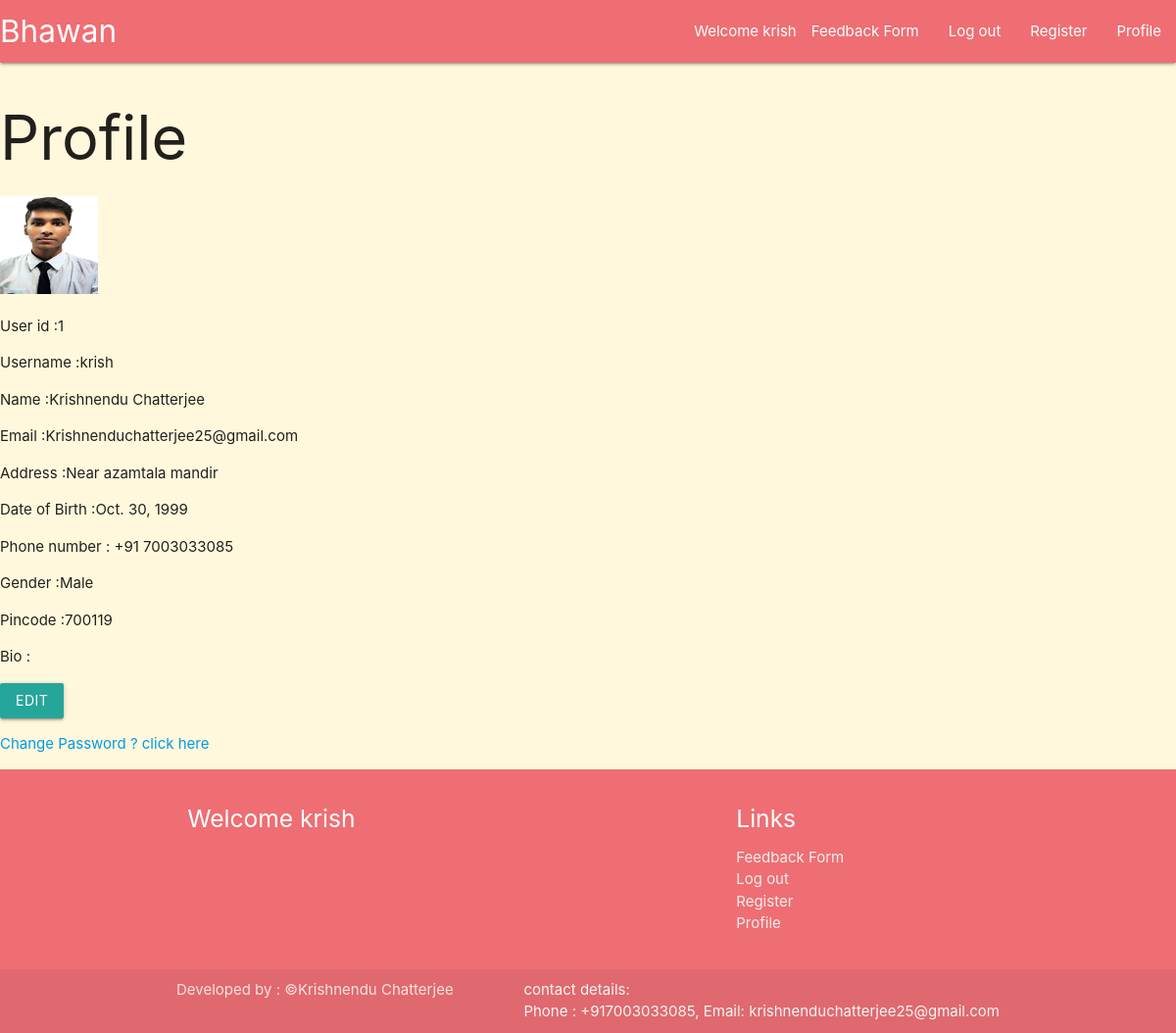
Screenshot of /krish/ (signed in) with the database file from the repository.
### apps/models.py (models this page shows)
class user(models.Model):
    first_name = models.CharField(max_length=100)
    last_name = models.CharField(max_length=100)
    email = models.CharField(max_length=100)
    country_code = models.CharField(max_length=5 , default='+91')
    phone_number = models.IntegerField(default=0)
    dob=models.DateField(default=datetime(1900,1,1))
    sex = models.CharField(max_length=10)
    bio = models.CharField(max_length=500)
    address = models.CharField(max_length=500)
    pincode = models.IntegerField(default=0)
    image = models.ImageField(upload_to='pics')

### apps/views.py (the view)
# urls.py: path('<str:username>/',views.profile, name='profile'),
def profile(req,username):
    if not req.user.is_authenticated:
        print('NOT Authenticated')
        return redirect('%s?next=%s' % (settings.LOGIN_URL, req.path))
    print('Authenticated')
    try:
        ob1={'user' : user.objects.get(id=User.objects.get(username=username).id)}
        ob1.update(navbar(req))
        ob2={ 'feedback' : {'name' : 'Feedback Form', 'url' : '/'+username+'/feedback'} }
        ob3={ 'username' : username }
        ob1.update(ob2)
        ob1.update(ob3)
        return render(req,'userinfo.html',ob1)
    except:
        return redirect('/'+username+'/edit')

### apps/views.py (called while the page is built)
def navbar(req):
    log='Log in'
    url='login'
    username='login'
    name='Krishnendu Chatterjee'
    phone_number='+917003033085'
    email='krishnenduchatterjee25@gmail.com'
    welcome=''
    if req.user.is_authenticated:
        log='Log out'
        url='logout'
        username=req.user.username
        welcome='Welcome '+username
    nav={ 'profile' : { 'name' : 'Profile' , 'url' : username , 'welcome' : welcome },
    'log' : { 'name' : log , 'url' : url},
    'register' : {'name' : 'Register' , 'url' : 'register'},
    'copyright' : { 'name' : name , 'phone_number' : phone_number , 'email' : email ,}
    }
    return nav

### templates/userinfo.html
{% extends 'base.html' %}
{% block content %}
    <h1>Profile</h1>
    <img src="{{user.image.url}}" alt="" style="width:100px;height:100px;" >
    <p>User id :{{user.id}} <br></p>
    <p>Username :{{username}} <br></p>
    <p>Name :{{user.first_name}} {{user.last_name}} <br></p>
    <p>Email :{{user.email}} <br></p>
    <p>Address :{{user.address}} <br></p>
    <p>Date of Birth :{{user.dob}} <br></p>
    <p>Phone number : {{user.country_code}} {{user.phone_number}} <br></p>
    <p>Gender :{{user.sex}} <br></p>
    <p>Pincode :{{user.pincode}} <br></p>
    <p>Bio : {{user.bio}} <br></p>
    <p><a class="waves-effect waves-light btn" href="./edit">edit</a></p>
    <a class="" href="/password_change">Change Password ? click here</a>
 {% endblock %}

### templates/base.html (shortened to what this page needs)
<!DOCTYPE html>
<html lang="en">
<head>
    <link rel="stylesheet" href="https://cdnjs.cloudflare.com/ajax/libs/materialize/1.0.0/css/materialize.min.css">
    <nav>
        <div class="nav-wrapper">
          <a href="/" class="brand-logo">Bhawan</a>
          <ul id="nav-mobile" class="right hide-on-med-and-down">
            <li>{{ profile.welcome }}</li>
            <li><a href="{{feedback.url}}">{{ feedback.name }}</a></li>
            <li><a href="/{{log.url}}">{{log.name }}</a></li>
            <li><a href="/{{register.url}}">{{ register.name }}</a></li>
            <li><a href="/{{profile.url}}">{{ profile.name }}</a></li>
          </ul>
        </div>
      </nav>
</head>
<body bgcolor="Cornsilk">
    {% block content %}
    {% endblock %}
</body>
<footer class="page-footer">
    <div class="container">
      <div class="row">
        <div class="col l6 s12">
          <h5 class="white-text"> {{ profile.welcome }} </h5>
        </div>
        <div class="col l4 offset-l2 s12">
          <h5 class="white-text">Links</h5>
          <ul>
             <li><a  class="grey-text text-lighten-3"  href="{{feedback.url}}">{{ feedback.name }}</a></li>
            <li><a  class="grey-text text-lighten-3" href="/{{log.url}}">{{log.name }}</a></li>
            <li><a  class="grey-text text-lighten-3" href="/{{register.url}}">{{ register.name }}</a></li>
            <li><a  class="grey-text text-lighten-3" href="/{{profile.url}}">{{ profile.name }}</a></li>
        </div>
      </div>
    </div>
    <div class="footer-copyright">
      <div class="container">
      Developed by : ©{{copyright.name}}
      <a class="grey-text text-lighten-4 right" href="#!">
      contact details:<br>Phone :
      {{copyright.phone_number}}, Email:
      {{copyright.email}} <br></a>
      </div>
    </div>
  </footer>
</html>

### rows the page displays
user: image (picture), id "1", first_name "Krishnendu", last_name "Chatterjee", email "Krishnenduchatterjee25@gmail.com", address "Near azamtala mandir", dob "Oct. 30, 1999", country_code "+91", phone_number "7003033085", sex "Male", pincode "700119"

### other values shown
{{ profile.welcome }} "Welcome krish"
{{ feedback.name }} "Feedback Form"
{{ log.name }} "Log out"
{{ register.name }} "Register"
{{ profile.name }} "Profile"
{{ username }} "krish"
{{ copyright.name }} "Krishnendu Chatterjee"
{{ copyright.phone_number }} "+917003033085"
{{ copyright.email }} "krishnenduchatterjee25@gmail.com"
